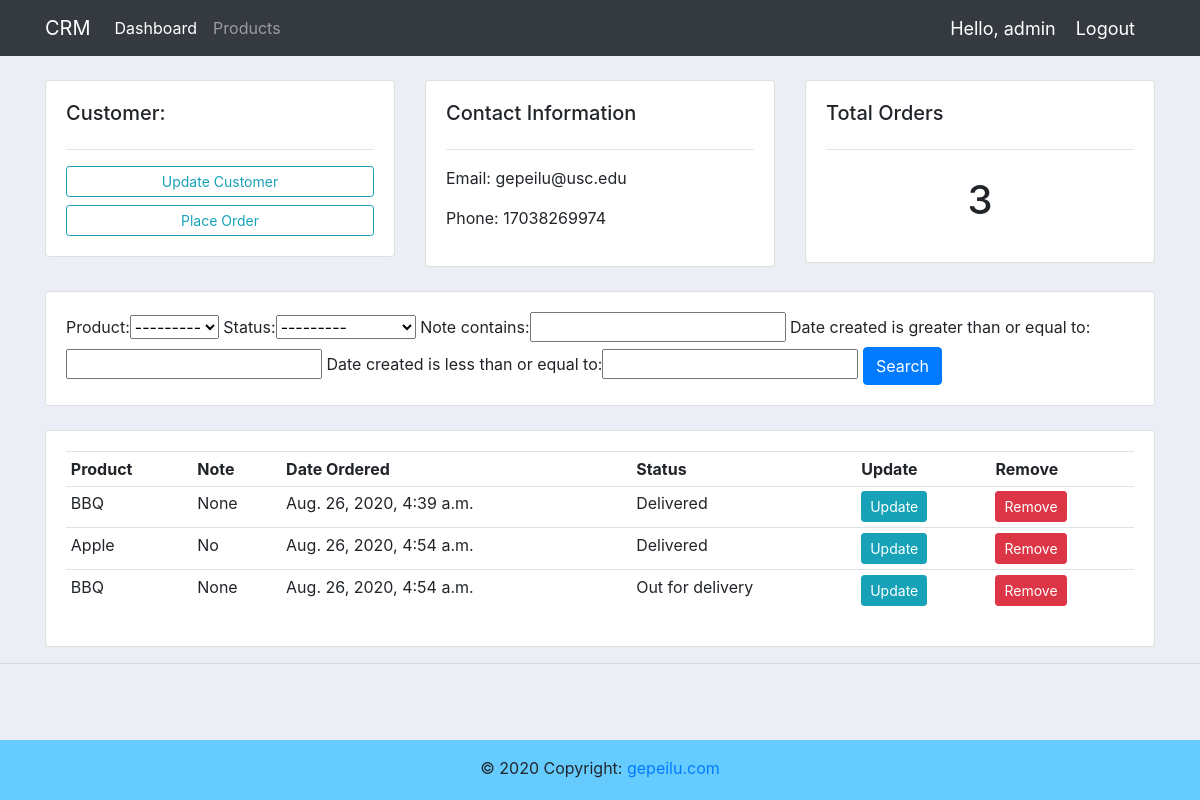
The page /customer/2/ (signed in) on the database its author committed.
### accounts/models.py (models this page shows, shortened)
class Customer(models.Model):
    user = models.OneToOneField(User, null=True, blank=True, on_delete=models.CASCADE)
    name = models.CharField(max_length=200, null=True)
    phone = models.CharField(max_length=200, null=True)
    email = models.CharField(max_length=200, null=True)
    profile_pic = models.ImageField(default='default.jpg', null=True, blank=True)
    date_created = models.DateTimeField(auto_now_add=True, null=True)

class Order(models.Model):
    STATUS = (
        ('Pending', 'Pending'),
        ('Out for delivery', 'Out for delivery'),
        ('Delivered', 'Delivered')
    )
    customer = models.ForeignKey(Customer, null=True, on_delete=models.SET_NULL)
    product = models.ForeignKey(Product, null=True, on_delete=models.SET_NULL)
    date_created = models.DateTimeField(auto_now_add=True, null=True)
    status = models.CharField(max_length=200, null=True, choices=STATUS)
    note = models.CharField(max_length=1000, null=True)

class Product(models.Model):
    CATEGORY = (
        ('Indoor', 'Indoor'),
        ('Outdoor', 'Outdoor')
    )
    name = models.CharField(max_length=200, null=True)
    price = models.FloatField(null=True)
    category = models.CharField(max_length=200, null=True, choices=CATEGORY)
    description = models.CharField(max_length=200, null=True, blank=True)
    date_created = models.DateTimeField(auto_now_add=True, null=True)
    tags = models.ManyToManyField(Tag)
    def __str__(self):
        return self.name

### accounts/decorators.py (the view)
        def wrapper_func(request, *args, **kwargs):
            group = None
            if request.user.groups.exists():
                group = request.user.groups.all()[0].name
            if group in allowed_rules:
                return view_func(request, *args, **kwargs)
            else:
                return HttpResponse('You are not authorized to view this page')

### accounts/views.py (called while the page is built)
@login_required(login_url='login')
@allowed_users(allowed_rules=['admin'])
def customer(request, customer_id):
    customer_obj = Customer.objects.get(pk=customer_id)
    customer_orders = customer_obj.order_set.all()
    customer_orders_num = customer_orders.count()
    myFilter = OrderFilter(request.GET, queryset=customer_orders)
    customer_orders = myFilter.qs
    return render(request, 'accounts/customer.html', locals())

### templates/accounts/customer.html
{% extends 'accounts/main.html' %}
{% block content %}
<br>
<div class="row">
	<div class="col-md">
		<div class="card card-body">
			<h5>Customer:</h5>
			<hr>
			<a class="btn btn-outline-info  btn-sm btn-block" href="">Update Customer</a>
			<a class="btn btn-outline-info  btn-sm btn-block" href="{% url 'create_order' customer_obj.id %}">Place Order</a>
		</div>
	</div>
	<div class="col-md">
		<div class="card card-body">
			<h5>Contact Information</h5>
			<hr>
			<p>Email: {{ customer_obj.email }}</p>
			<p>Phone: {{ customer_obj.phone }}</p>
		</div>
	</div>
	<div class="col-md">
		<div class="card card-body">
			<h5>Total Orders</h5>
			<hr>
			<h1 style="text-align: center;padding: 10px">{{ customer_orders_num }}</h1>
		</div>
	</div>
</div>
<br>
<div class="row">
	<div class="col">
		<div class="card card-body">
            <form method="get">
				{{ myFilter.form }}
		        <button class="btn btn-primary" type="submit">Search</button>
		    </form>
		</div>
	</div>
</div>
<br>
<div class="row">
	<div class="col-md">
		<div class="card card-body">
			<table class="table table-sm">
				<tr>
					<th>Product</th>
					<th>Note</th>
					<th>Date Ordered</th>
					<th>Status</th>
					<th>Update</th>
					<th>Remove</th>
				</tr>
				{% for order in customer_orders %}
					<tr>
						<td>{{ order.product.name }}</td>
						<td>{{ order.note }}</td>
						<td>{{ order.date_created }}</td>
						<td>{{ order.status }}</td>
						<td><a class="btn btn-sm btn-info" href="{% url 'update_order' order.id %}">Update</a></td>
						<td><a class="btn btn-sm btn-danger" href="{% url 'delete_order' order.id %}">Remove</a></td>
					</tr>
				{% endfor %}
			</table>
		</div>
	</div>
</div>
{% endblock%}

### templates/accounts/navbar.html (shortened to what this page needs)
<nav class="navbar navbar-expand-lg navbar-dark bg-dark">
  <div class="container">
    <a class="navbar-brand" href="{% url 'home'%}">CRM</a>
    <div class="collapse navbar-collapse" id="navbarNav">
      <ul class="navbar-nav">
        {% if request.user.is_staff %}
        <li class="nav-item active">
          <a class="nav-link" href="{% url 'home' %}">Dashboard</a>
        </li>
        <li class="nav-item">
          <a class="nav-link" href="{% url 'products' %}">Products</a>
        </li>
        {% else %}
        <li class="nav-item">
          <a class="nav-link" href="{% url 'profile' %}">Settings</a>
        </li>
        {% endif %}
      </ul>
    </div>
    <span class="hello">Hello, {{ request.user.username }}</span>
    <span><a class="hello" href="{% url 'logout' %}">Logout</a></span>
  </div>
</nav>

### static/css/main.css (style rules this page uses)
body { background-color: #ebeff5; }

### templates/accounts/navbar.html (style rules this page uses)
.hello { font-size: 18px; color: #fff; margin-right: 20px; }

### rows shown on the page
Customer: email "gepeilu@usc.edu", phone "17038269974"
Order: product.name "BBQ", note "None", date_created "Aug. 26, 2020, 4:39 a.m.", status "Delivered"
Order: product.name "Apple", note "No", date_created "Aug. 26, 2020, 4:54 a.m.", status "Delivered"
Order: product.name "BBQ", note "None", date_created "Aug. 26, 2020, 4:54 a.m.", status "Out for delivery"

### other values the page prints
{{ request.user.username }} "admin"
{{ customer_orders_num }} "3"
